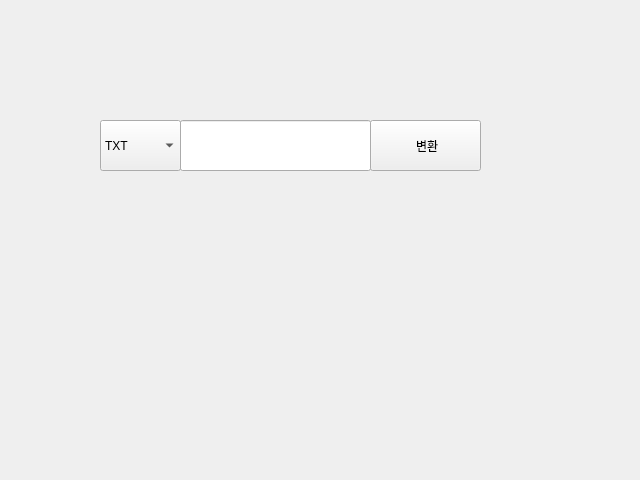
<?xml version="1.0" encoding="UTF-8"?>
<ui version="4.0">
 <class>MainWindow</class>
 <widget class="QMainWindow" name="MainWindow">
  <property name="geometry">
   <rect>
    <x>0</x>
    <y>0</y>
    <width>640</width>
    <height>480</height>
   </rect>
  </property>
  <property name="windowTitle">
   <string>ASCII_ART</string>
  </property>
  <widget class="QWidget" name="centralwidget">
   <widget class="QComboBox" name="UI_combobox">
    <property name="geometry">
     <rect>
      <x>100</x>
      <y>120</y>
      <width>81</width>
      <height>51</height>
     </rect>
    </property>
    <property name="layoutDirection">
     <enum>Qt::LeftToRight</enum>
    </property>
    <property name="autoFillBackground">
     <bool>false</bool>
    </property>
    <item>
     <property name="text">
      <string>TXT</string>
     </property>
    </item>
    <item>
     <property name="text">
      <string>GUI</string>
     </property>
    </item>
   </widget>
   <widget class="QLineEdit" name="url_line">
    <property name="geometry">
     <rect>
      <x>180</x>
      <y>120</y>
      <width>191</width>
      <height>51</height>
     </rect>
    </property>
   </widget>
   <widget class="QPushButton" name="transform">
    <property name="geometry">
     <rect>
      <x>370</x>
      <y>120</y>
      <width>111</width>
      <height>51</height>
     </rect>
    </property>
    <property name="text">
     <string> 변환</string>
    </property>
   </widget>
  </widget>
 </widget>
 <resources/>
 <connections/>
</ui>
